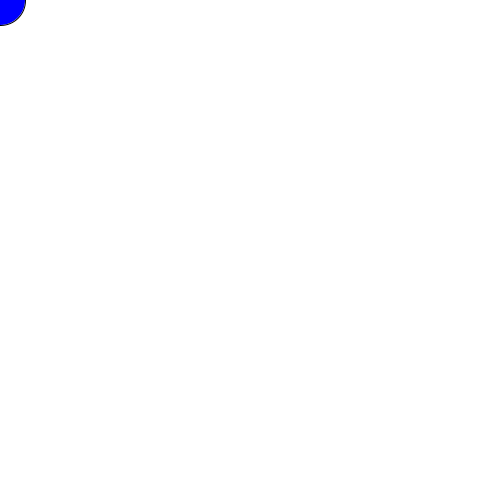
Frame 1 (no input)
Frame 60 (the mouse pressed at the canvas centre just before this capture): identical to frame 1, image omitted
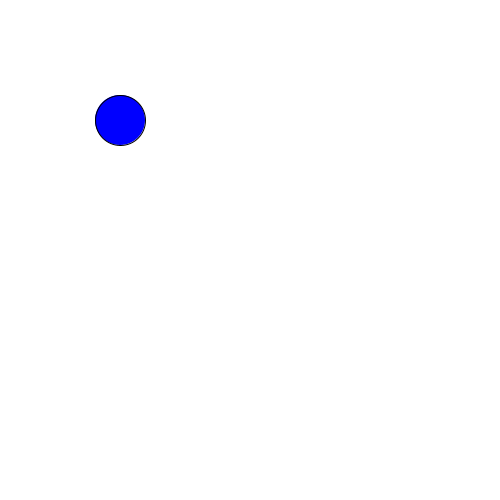
Frame 120 (the mouse held since frame 60 and released just before this capture)

The Processing sketch that drew these frames (run headless with seeded random() and noise(); from frame 60 on, the mouse is pressed at the canvas centre):

// Processing sketch: lab01Q3
// ── lab01Q3.pde
int x,y,mx,my;

void setup()
{
  size(500, 500);
}

void draw()
{
  background(255);
  mx=mouseX;
  my=mouseY;
  if(mx>x){x=x+2;}
  else if(mx<x){x=x-2;}
  else {x=x;}
  if(my>y){y=y+2;}
  else if(my<y){y=y-2;}
  else {y=y;}
  fill(0, 0, 255);
  ellipse(x, y, 50, 50);
  
}
